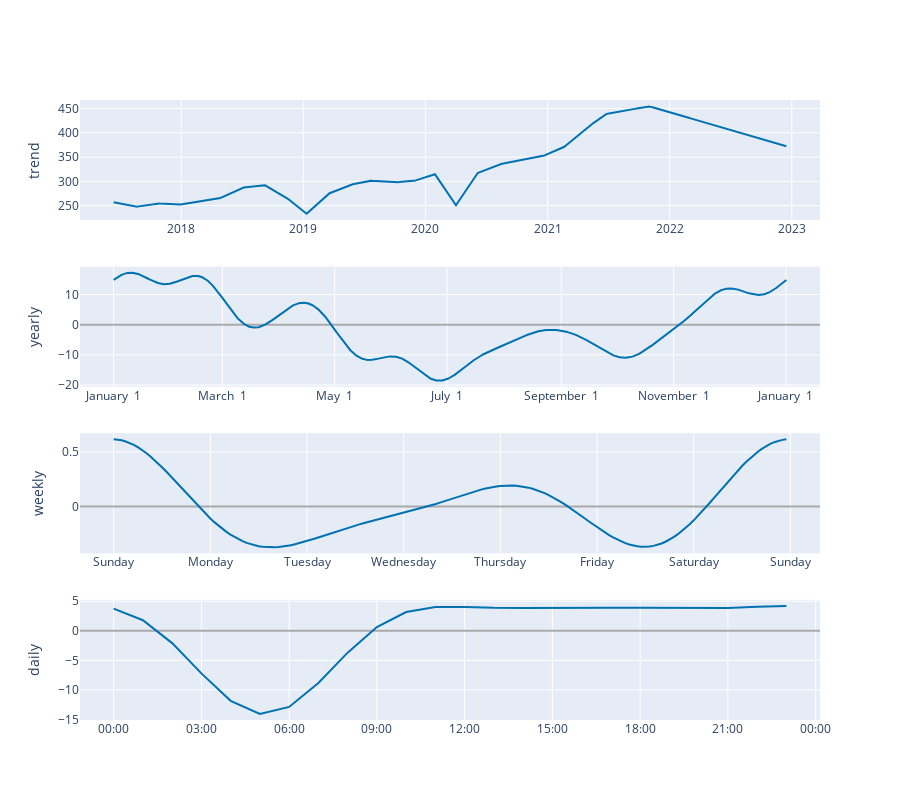

Here is the notebook cell this chart was saved with:
### Code cell
# Python
plot_components_plotly(m, forecast)

### Figure 1 — Plotly figure (JSON) as saved in the notebook; plotly's stock layout.template omitted (floating-point values rounded to 4 significant figures; data arrays with more than 128 entries replaced by an {"elided": "..."} marker saying what was removed)
{"data": [{"line": {"color": "#0072B2", "width": 2}, "mode": "lines", "name": "trend", "type": "scatter", "x": {"elided": "10007 str values"}, "xaxis": "x", "y": {"elided": "10007 float values"}, "yaxis": "y"}, {"line": {"color": "#0072B2", "width": 2}, "mode": "lines", "name": "yearly", "type": "scatter", "x": {"elided": "8766 str values"}, "xaxis": "x2", "y": {"elided": "8766 float values"}, "yaxis": "y2"}, {"line": {"color": "#0072B2", "width": 2}, "mode": "lines", "name": "weekly", "type": "scatter", "x": {"elided": "168 str values"}, "xaxis": "x3", "y": {"elided": "168 float values"}, "yaxis": "y3"}, {"line": {"color": "#0072B2", "width": 2}, "mode": "lines", "name": "daily", "type": "scatter", "x": ["2017-01-01T00:00:00", "2017-01-01T01:00:00", "2017-01-01T02:00:00", "2017-01-01T03:00:00", "2017-01-01T04:00:00", "2017-01-01T05:00:00", "2017-01-01T06:00:00", "2017-01-01T07:00:00", "2017-01-01T08:00:00", "2017-01-01T09:00:00", "2017-01-01T10:00:00", "2017-01-01T11:00:00", "2017-01-01T12:00:00", "2017-01-01T13:00:00", "2017-01-01T14:00:00", "2017-01-01T15:00:00", "2017-01-01T16:00:00", "2017-01-01T17:00:00", "2017-01-01T18:00:00", "2017-01-01T19:00:00", "2017-01-01T20:00:00", "2017-01-01T21:00:00", "2017-01-01T22:00:00", "2017-01-01T23:00:00"], "xaxis": "x4", "y": [3.74, 1.78, -2.088, -7.202, -11.84, -14.07, -12.88, -8.831, -3.695, 0.6404, 3.169, 4.034, 4.031, 3.883, 3.865, 3.911, 3.92, 3.899, 3.891, 3.881, 3.847, 3.866, 4.04, 4.207], "yaxis": "y4"}], "layout": {"height": 800, "showlegend": false, "width": 900, "xaxis": {"anchor": "y", "domain": [0, 1], "range": ["2017-03-04T02:24:00", "2023-03-26T11:36:00"], "type": "date"}, "xaxis2": {"anchor": "y2", "domain": [0, 1], "range": ["2016-12-13T17:45:00", "2018-01-19T11:15:00"], "tickformat": "%B %e", "type": "date"}, "xaxis3": {"anchor": "y3", "domain": [0, 1], "range": ["2016-12-31T15:39:00", "2017-01-08T07:21:00"], "tickformat": "%A", "type": "date"}, "xaxis4": {"anchor": "y4", "domain": [0, 1], "range": ["2016-12-31T22:51:00", "2017-01-02T00:09:00"], "tickformat": "%H:%M", "type": "date"}, "yaxis": {"anchor": "x", "domain": [0.8063, 1], "rangemode": "normal", "title": {"text": "trend"}, "zerolinecolor": "#AAA"}, "yaxis2": {"anchor": "x2", "domain": [0.5375, 0.7312], "title": {"text": "yearly"}, "zerolinecolor": "#AAA"}, "yaxis3": {"anchor": "x3", "domain": [0.2687, 0.4625], "title": {"text": "weekly"}, "zerolinecolor": "#AAA"}, "yaxis4": {"anchor": "x4", "domain": [0, 0.1938], "title": {"text": "daily"}, "zerolinecolor": "#AAA"}}}
